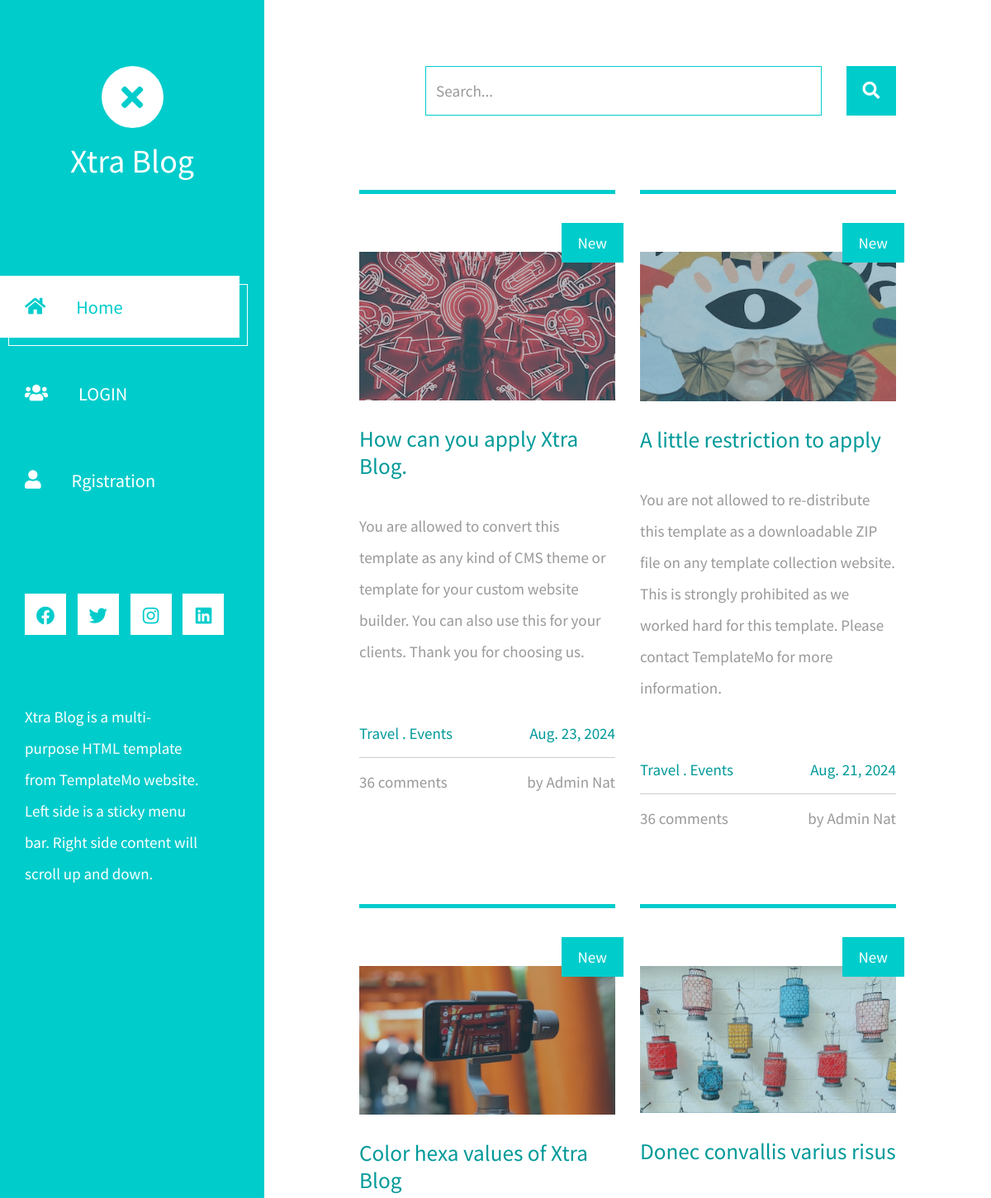
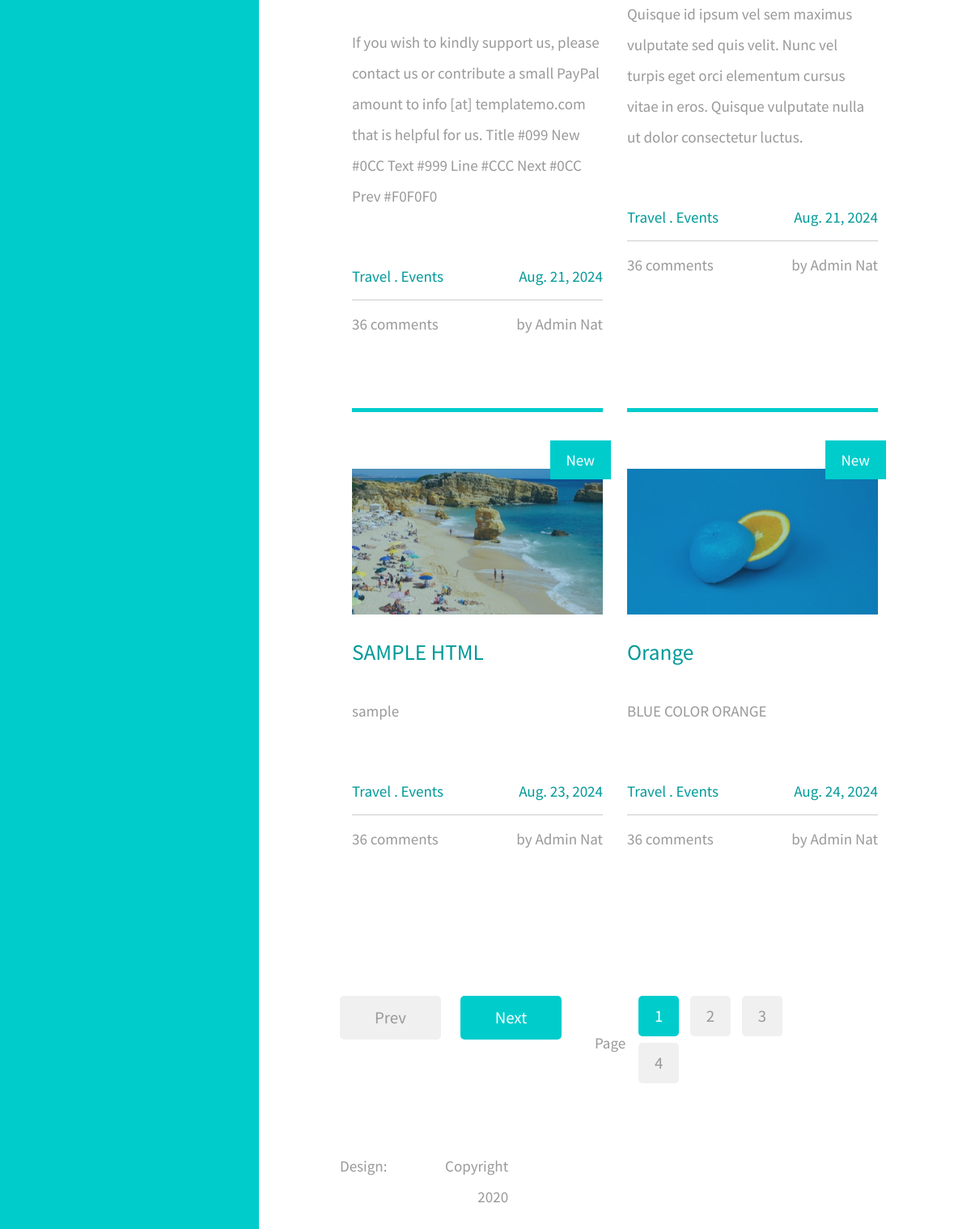
The page / on the database its author committed (2 pictures, top to bottom).
### blog1/models.py (models this page shows, shortened)
class Post(models.Model):
    item = models.CharField(max_length=100,blank=False)
    image = models.ImageField(upload_to='images/', blank=True)
    content = models.TextField(max_length=500,blank=False)
    date = models.DateField(auto_now=True)

### blog1/views.py (the view)
# urls.py: path("",views.index,name="index"),
def index(request):
    item = Post.objects.all()
    return render(request,'index.html' ,{"item" : item})

### blog1/templates/index.html
{% extends 'theme.html' %}
{% load static%}
{% block content %}
    <main class="tm-main">
        <div class="row tm-row">
            <div class="col-12">
                <form method="GET" class="form-inline tm-mb-80 tm-search-form">
                    <input class="form-control tm-search-input" name="query" type="text" placeholder="Search..."
                        aria-label="Search">
                    <button class="tm-search-button" type="submit">
                        <i class="fas fa-search tm-search-icon" aria-hidden="true"></i>
                    </button>
                </form>
            </div>
        </div>
        <div class="row tm-row">
            {% for a in item %}
            <article class="col-12 col-md-6 tm-post">
                <hr class="tm-hr-primary">
                <a href="{% url 'post' a.id %}" class="effect-lily tm-post-link tm-pt-60">
                    <div class="tm-post-link-inner">
                        <img src="{{a.image.url}}" alt="Image" class="img-fluid">
                    </div>
                    <span class="position-absolute tm-new-badge">New</span>
                    <h2 class="tm-pt-30 tm-color-primary tm-post-title">{{a.item}}</h2>
                </a>
                <p class="tm-pt-30">
                    {{a.content}}
                </p>
                <div class="d-flex justify-content-between tm-pt-45">
                    <span class="tm-color-primary">Travel . Events</span>
                    <span class="tm-color-primary">{{a.date }}</span>
                </div>
                <hr>
                <div class="d-flex justify-content-between">
                    <span>36 comments</span>
                    <span>by Admin Nat</span>
                </div>
            </article>
            {% endfor %}
        <div class="row tm-row tm-mt-100 tm-mb-75">
            <div class="tm-prev-next-wrapper">
                <a href="#" class="mb-2 tm-btn tm-btn-primary tm-prev-next disabled tm-mr-20">Prev</a>
                <a href="#" class="mb-2 tm-btn tm-btn-primary tm-prev-next">Next</a>
            </div>
            <div class="tm-paging-wrapper">
                <span class="d-inline-block mr-3">Page</span>
                <nav class="tm-paging-nav d-inline-block">
                    <ul>
                        <li class="tm-paging-item active">
                            <a href="#" class="mb-2 tm-btn tm-paging-link">1</a>
                        </li>
                        <li class="tm-paging-item">
                            <a href="#" class="mb-2 tm-btn tm-paging-link">2</a>
                        </li>
                        <li class="tm-paging-item">
                            <a href="#" class="mb-2 tm-btn tm-paging-link">3</a>
                        </li>
                        <li class="tm-paging-item">
                            <a href="#" class="mb-2 tm-btn tm-paging-link">4</a>
                        </li>
                    </ul>
                </nav>
            </div>
        </div>
        {% endblock %}

### blog1/templates/theme.html (shortened to what this page needs)
{% load static %}
<!DOCTYPE html>
<html lang="en">
<head>
	<link rel="stylesheet" href="{% static 'fontawesome/css/all.min.css' %}">
    <link href="{% static 'css/bootstrap.min.css' %}" rel="stylesheet">
    <link href="{% static 'css/templatemo-xtra-blog.css' %}" rel="stylesheet">
</head>
<body>
	<header class="tm-header" id="tm-header">
        <div class="tm-header-wrapper">
            <div class="tm-site-header">
                <div class="mb-3 mx-auto tm-site-logo"><i class="fas fa-times fa-2x"></i></div>
                <h1 class="text-center">Xtra Blog</h1>
            </div>
            <nav class="tm-nav" id="tm-nav">
                <ul>
                    <li class="tm-nav-item active"><a href="/" class="tm-nav-link">
                        <i class="fas fa-home"></i>
                       Home
                    </a></li>
                    {% if user.is_authenticated %}
                    <li class="tm-nav-item"><a href="/create" class="tm-nav-link">
                        <i class="fas fa-pen-fancy"></i>
                        Create Post
                    </a></li>
                    <form action="{% url 'logout' %}" method="post">
                        <li class="tm-nav-item"><a href="" class="tm-nav-link">
                            <i class="fas fa-sign-out-alt"></i>
                            {% csrf_token %}
                            <button type="submit">LogOut</button>
                        </a></li>
                        </form>
                    {% else %}
                    <li class="tm-nav-item"><a href="/accounts/login" class="tm-nav-link">
                        <i class="fas fa-users"></i>
                        LOGIN
                    </a></li>
                    <li class="tm-nav-item"><a href="/signup" class="tm-nav-link">
                        <i class="fas fa-user"></i>
                        Rgistration
                    </a></li>
                    {% endif %}
                </ul>
            </nav>
            <div class="tm-mb-65">
                <a rel="nofollow" href="https://fb.com/templatemo" class="tm-social-link">
                    <i class="fab fa-facebook tm-social-icon"></i>
                </a>
                <a href="https://twitter.com" class="tm-social-link">
                    <i class="fab fa-twitter tm-social-icon"></i>
                </a>
                <a href="https://instagram.com" class="tm-social-link">
                    <i class="fab fa-instagram tm-social-icon"></i>
                </a>
                <a href="https://linkedin.com" class="tm-social-link">
                    <i class="fab fa-linkedin tm-social-icon"></i>
                </a>
            </div>
            <p class="tm-mb-80 pr-5 text-white">
                Xtra Blog is a multi-purpose HTML template from TemplateMo website. Left side is a sticky menu bar. Right side content will scroll up and down.
            </p>
        </div>
    </header>
    <div class="container-fluid">
{% block content %}
{% endblock %}
<footer class="row tm-row">
    <div class="col-md-6 col-12 tm-color-gray">
        Design:
    </div>
    <div class="col-md-6 col-12 tm-color-gray tm-copyright">
        Copyright 2020
    </div>
</footer>
</main>
</div>
</body>
</html>

### rows shown on the page
Post: image (picture), item "How can you apply Xtra Blog.", content "You are allowed to convert this template as any kind of CMS theme or template for your custom website builder. You can also use this for your clients. Thank you for choosing us.", date "Aug. 23, 2024"
Post: image (picture), item "A little restriction to apply", content "You are not allowed to re-distribute this template as a downloadable ZIP file on any template collection website. This is strongly prohibited as we worked hard for this template. Please contact TemplateMo for more information.", date "Aug. 21, 2024"
Post: image (picture), item "Color hexa values of Xtra Blog", content "If you wish to kindly support us, please contact us or contribute a small PayPal amount to info [at] templatemo.com that is helpful for us. Title #099 New #0CC Text #999 Line #CCC Next #0CC Prev #F0F0F0", date "Aug. 21, 2024"
Post: image (picture), item "Donec convallis varius risus", content "Quisque id ipsum vel sem maximus vulputate sed quis velit. Nunc vel turpis eget orci elementum cursus vitae in eros. Quisque vulputate nulla ut dolor consectetur luctus.", date "Aug. 21, 2024"
Post: image (picture), item "SAMPLE HTML", content "sample", date "Aug. 23, 2024"
Post: image (picture), item "Orange", content "BLUE COLOR ORANGE", date "Aug. 24, 2024"
